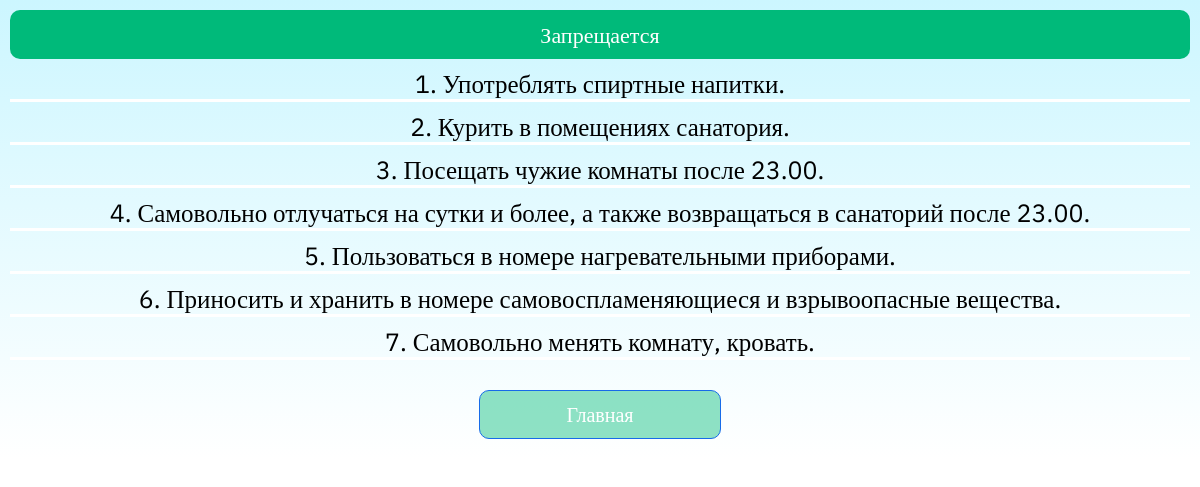
Page /ban on the committed database.
### main/models.py (models this page shows, shortened)
class Zapret(models.Model):
    title = models.CharField('Название', max_length=300)
    class Meta:
        verbose_name = 'Запрет'
        verbose_name_plural = 'Запреты'

### main/views.py (the view)
# urls.py: path('ban', views.ban, name='ban'),
def ban(request):
    zapret = Zapret.objects.all()
    return render(request, 'main/ban.html', {'zapret': zapret})

### main/templates/main/ban.html (shortened to what this page needs)
{% load static %}
<!DOCTYPE html>
<html>
<head>
    <link rel="stylesheet" type="text/css" href="{% static 'main/css/main.css'%}">
</head>
<body>
<div class="mainGradient">
    <header>
        Запрещается
    </header>
    <div class="rules">
        {% for el in zapret %}
        <div>{{ el.title }}</div>
    {% endfor %}
    </div>
    <div class="buttonsBack">
        <a class="buttonBack" href="{% url 'home' %}">Главная</a>
    </div>
</div>
</body>
</html>

### main/static/main/css/main.css (style rules this page uses)
body { margin: 0; font-family: 'IBM Plex Sans'; }
header { left: 0; right: 0; text-align: center; background: #00BA7A; border: 0; border-radius: 10px; padding: 10px 20px; font-style: normal; font-weight: 500; font-size: 22px; color: white; }
a { align-items: center; color: #000000; text-decoration: none; }
.mainGradient { background: linear-gradient(180deg, #CCF6FF 0%, #FFFFFF 100%); padding: 10px 10px 20px 10px; }
.buttonsBack { margin-top: 20px; display: flex; flex-direction: column; align-items: center; justify-content: center; }
.buttonBack { margin-left: auto; margin-right: auto; white-space: nowrap; width:220px; font-size: 20px; margin-top: 10px; padding: 10px; border: 1px solid #176BE9; background: rgba(0, 186, 122, 0.44); border-radius: 10px; font-style: normal; font-weight: 500; color: #FFFFFF; text-align: center; }
.rules { font-style: normal; font-weight: 400; font-size: 25px; line-height: 30px; color: #000000; text-align: center; }
.rules * { font-family: 'IBM Plex Sans'; margin-top: 10px; border-bottom:white 3px solid; }

### rows in the picture
Zapret: title "1. Употреблять спиртные напитки."
Zapret: title "2. Курить в помещениях санатория."
Zapret: title "3. Посещать чужие комнаты после 23.00."
Zapret: title "4. Самовольно отлучаться на сутки и более, а также возвращаться в санаторий после 23.00."
Zapret: title "5. Пользоваться в номере нагревательными приборами."
Zapret: title "6. Приносить и хранить в номере самовоспламеняющиеся и взрывоопасные вещества."
Zapret: title "7. Самовольно менять комнату, кровать."
